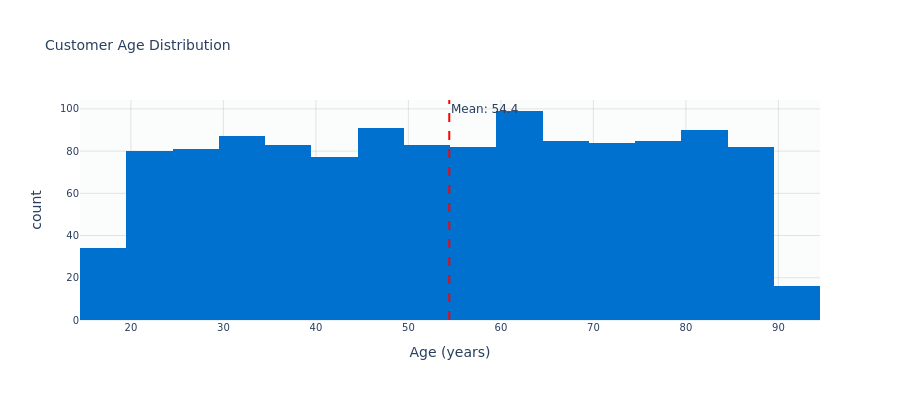

Source (notebook cell):
### Code cell
# Customer Age Distribution
fig = px.histogram(
    customer_features, 
    x='customer_age',
    nbins=25,
    title='Customer Age Distribution',
    labels={'customer_age': 'Age (years)', 'count': 'Number of Customers'},
    color_discrete_sequence=[PROJECT_THEME['walmart_blue']]
)
fig.add_vline(x=customer_features['customer_age'].mean(), line_dash='dash', line_color='red',
              annotation_text=f"Mean: {customer_features['customer_age'].mean():.1f}")
fig.update_layout(height=400)
apply_project_theme(fig)
fig.show()

### Figure 1 — Plotly figure (JSON) as saved in the notebook; plotly's stock layout.template omitted (floating-point values rounded to 4 significant figures; data arrays with more than 128 entries replaced by an {"elided": "..."} marker saying what was removed)
{"data": [{"bingroup": "x", "hovertemplate": "Age (years)=%{x}<br>count=%{y}<extra></extra>", "legendgroup": "", "marker": {"color": "#0071CE", "pattern": {"shape": ""}}, "name": "", "nbinsx": 25, "orientation": "v", "showlegend": false, "type": "histogram", "x": {"elided": "1239 int values"}, "xaxis": "x", "yaxis": "y"}], "layout": {"annotations": [{"showarrow": false, "text": "Mean: 54.4", "x": 54.42, "xanchor": "left", "xref": "x", "y": 1, "yanchor": "top", "yref": "y domain"}], "barmode": "relative", "font": {"family": "DejaVu Sans, Arial, sans-serif", "size": 12}, "height": 400, "hoverlabel": {"bgcolor": "white", "font": {"family": "DejaVu Sans, Arial, sans-serif", "size": 10}}, "legend": {"tracegroupgap": 0}, "paper_bgcolor": "white", "plot_bgcolor": "rgba(248, 249, 250, 0.5)", "shapes": [{"line": {"color": "red", "dash": "dash"}, "type": "line", "x0": 54.42, "x1": 54.42, "xref": "x", "y0": 0, "y1": 1, "yref": "y domain"}], "title": {"font": {"size": 14}, "text": "Customer Age Distribution"}, "xaxis": {"anchor": "y", "domain": [0, 1], "gridcolor": "rgba(128, 128, 128, 0.2)", "gridwidth": 1, "showgrid": true, "tickfont": {"size": 10}, "title": {"text": "Age (years)"}}, "yaxis": {"anchor": "x", "domain": [0, 1], "gridcolor": "rgba(128, 128, 128, 0.2)", "gridwidth": 1, "showgrid": true, "tickfont": {"size": 10}, "title": {"text": "count"}}}}
